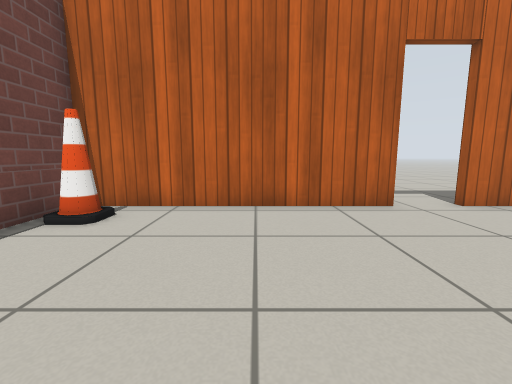
View 1 (above)

12 first-person views from a walk through a world built for the Gazebo simulator. The camera is 0.64 m above the floor, tilts 8° down and sees 90° across. The floor is counted in squares, 0.5 m on a side. Each view is taken from the middle of a square. On the plan, view 1 faces up. The plan holds only what a view shows up to about 12 squares ahead; the rest is blank. Simple patterns stand in for the simulator's built-in surfaces.

View 2
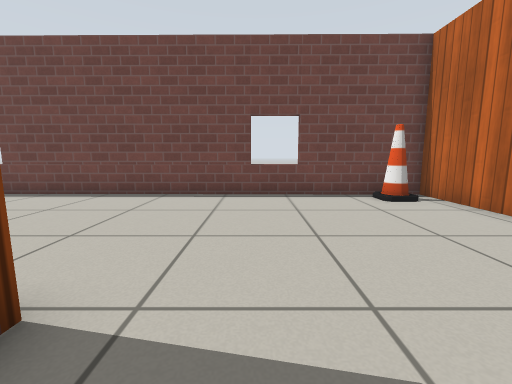

View 3
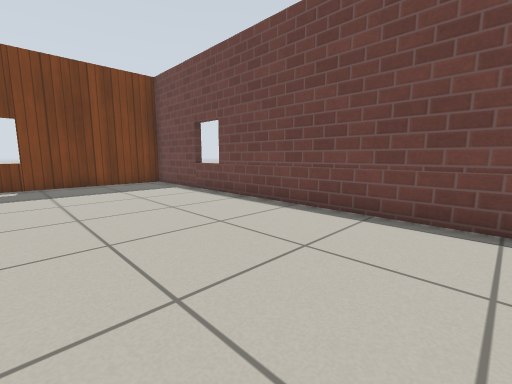

View 4
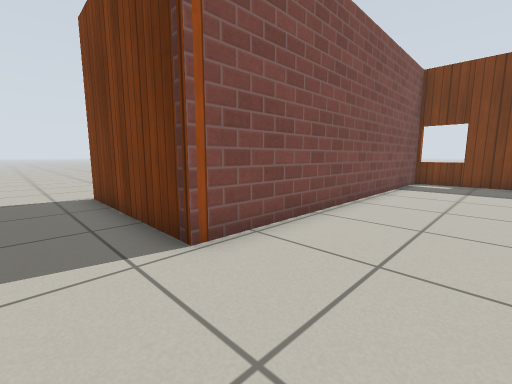

View 5
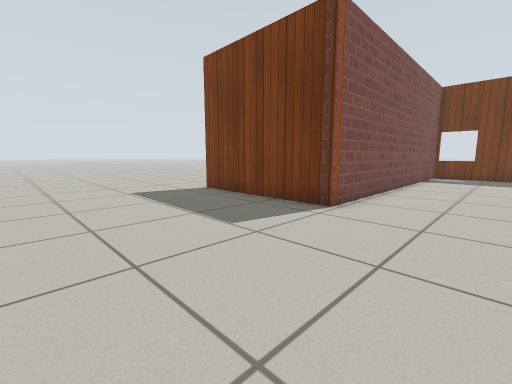

View 6
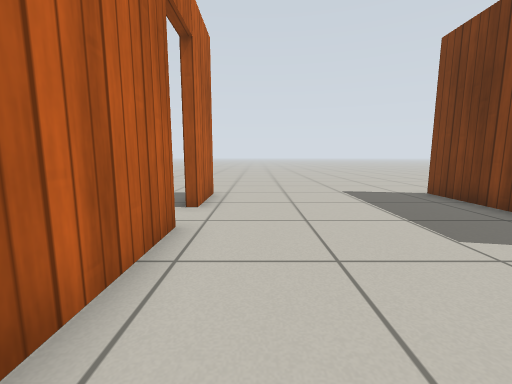

View 7
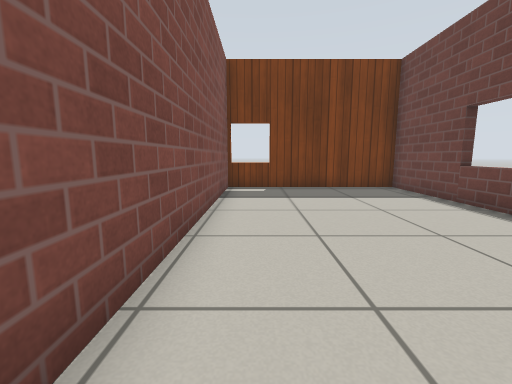

View 8
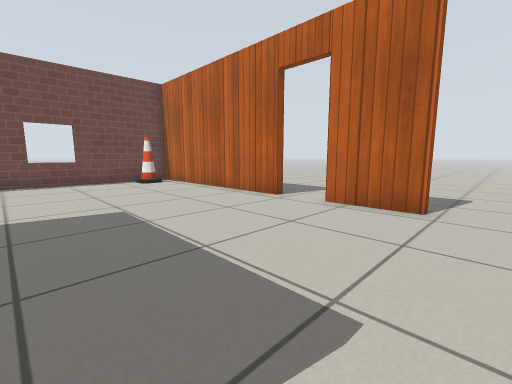

View 9
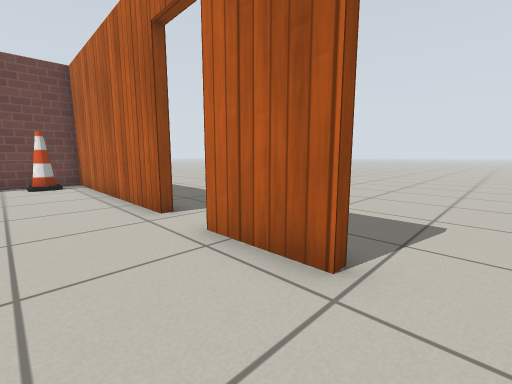

View 10
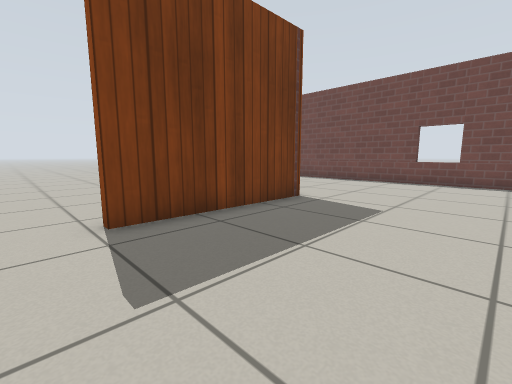

View 11
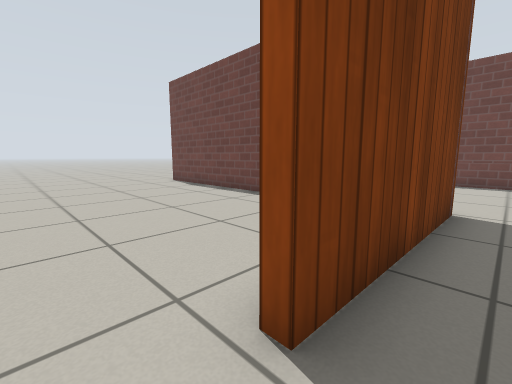

View 12
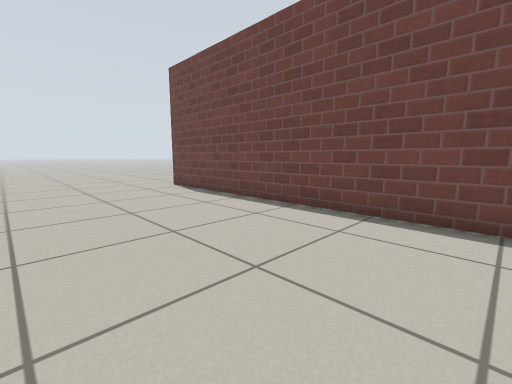

### Floor plan
Points are (right, up) in squares from view 1. A wall is a line through its corners. A room is listed if a view was taken in it or the views show most of it. See-through windows are left out.
Room 1 (views 1, 2, 3, 4, 5, 6, 7, 8, 9, 10, 11)
walls: (3.5, 6.5) (-4.5, 6.5) (-4.6, -12.5) (2.2, -12.5); (7.8, 6.5) (5.3, 6.5); (2.1, -12.9) (2.1, -0.8) (7.9, -0.9)
ways out: opening at (8.5, -1) to room 2; opening at (8.5, 7); open door at (4.5, 7)
objects: cone (-4, 5)
Room 2 (view 12)
walls: (2.4, -1.9) (2.4, -12.9)
ways out: opening at (8.5, -1) to room 1

Where each view was taken, in squares from view 1:
view 1: 0 up, 0 right, facing up
view 2: 1 up, 4 right, facing left
view 3: 0 up, 1 right, facing down-left
view 4: 1 up, 1 left, facing down-right
view 5: 5 up, 1 left, facing down-right
view 6: 5 up, 1 left, facing right
view 7: 2 down, 1 right, facing down
view 8: 0 up, 9 right, facing up-left
view 9: 4 up, 9 right, facing up-left
view 10: 4 up, 9 right, facing down-left
view 11: 0 up, 9 right, facing down-left
view 12: 2 down, 8 right, facing down-left
